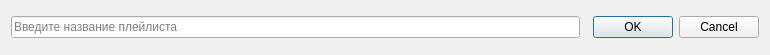
<?xml version="1.0" encoding="UTF-8"?>
<ui version="4.0">
 <class>newplaylist</class>
 <widget class="QDialog" name="newplaylist">
  <property name="geometry">
   <rect>
    <x>0</x>
    <y>0</y>
    <width>770</width>
    <height>55</height>
   </rect>
  </property>
  <property name="minimumSize">
   <size>
    <width>770</width>
    <height>55</height>
   </size>
  </property>
  <property name="maximumSize">
   <size>
    <width>770</width>
    <height>55</height>
   </size>
  </property>
  <property name="palette">
   <palette>
    <active>
     <colorrole role="WindowText">
      <brush brushstyle="SolidPattern">
       <color alpha="255">
        <red>255</red>
        <green>255</green>
        <blue>255</blue>
       </color>
      </brush>
     </colorrole>
     <colorrole role="Button">
      <brush brushstyle="SolidPattern">
       <color alpha="255">
        <red>56</red>
        <green>56</green>
        <blue>56</blue>
       </color>
      </brush>
     </colorrole>
     <colorrole role="Light">
      <brush brushstyle="SolidPattern">
       <color alpha="255">
        <red>84</red>
        <green>84</green>
        <blue>84</blue>
       </color>
      </brush>
     </colorrole>
     <colorrole role="Midlight">
      <brush brushstyle="SolidPattern">
       <color alpha="255">
        <red>70</red>
        <green>70</green>
        <blue>70</blue>
       </color>
      </brush>
     </colorrole>
     <colorrole role="Dark">
      <brush brushstyle="SolidPattern">
       <color alpha="255">
        <red>28</red>
        <green>28</green>
        <blue>28</blue>
       </color>
      </brush>
     </colorrole>
     <colorrole role="Mid">
      <brush brushstyle="SolidPattern">
       <color alpha="255">
        <red>37</red>
        <green>37</green>
        <blue>37</blue>
       </color>
      </brush>
     </colorrole>
     <colorrole role="Text">
      <brush brushstyle="SolidPattern">
       <color alpha="255">
        <red>255</red>
        <green>255</green>
        <blue>255</blue>
       </color>
      </brush>
     </colorrole>
     <colorrole role="BrightText">
      <brush brushstyle="SolidPattern">
       <color alpha="255">
        <red>255</red>
        <green>255</green>
        <blue>255</blue>
       </color>
      </brush>
     </colorrole>
     <colorrole role="ButtonText">
      <brush brushstyle="SolidPattern">
       <color alpha="255">
        <red>255</red>
        <green>255</green>
        <blue>255</blue>
       </color>
      </brush>
     </colorrole>
     <colorrole role="Base">
      <brush brushstyle="SolidPattern">
       <color alpha="255">
        <red>0</red>
        <green>0</green>
        <blue>0</blue>
       </color>
      </brush>
     </colorrole>
     <colorrole role="Window">
      <brush brushstyle="SolidPattern">
       <color alpha="255">
        <red>56</red>
        <green>56</green>
        <blue>56</blue>
       </color>
      </brush>
     </colorrole>
     <colorrole role="Shadow">
      <brush brushstyle="SolidPattern">
       <color alpha="255">
        <red>0</red>
        <green>0</green>
        <blue>0</blue>
       </color>
      </brush>
     </colorrole>
     <colorrole role="AlternateBase">
      <brush brushstyle="SolidPattern">
       <color alpha="255">
        <red>28</red>
        <green>28</green>
        <blue>28</blue>
       </color>
      </brush>
     </colorrole>
     <colorrole role="ToolTipBase">
      <brush brushstyle="SolidPattern">
       <color alpha="255">
        <red>255</red>
        <green>255</green>
        <blue>220</blue>
       </color>
      </brush>
     </colorrole>
     <colorrole role="ToolTipText">
      <brush brushstyle="SolidPattern">
       <color alpha="255">
        <red>0</red>
        <green>0</green>
        <blue>0</blue>
       </color>
      </brush>
     </colorrole>
     <colorrole role="PlaceholderText">
      <brush brushstyle="SolidPattern">
       <color alpha="127">
        <red>255</red>
        <green>255</green>
        <blue>255</blue>
       </color>
      </brush>
     </colorrole>
    </active>
    <inactive>
     <colorrole role="WindowText">
      <brush brushstyle="SolidPattern">
       <color alpha="255">
        <red>0</red>
        <green>0</green>
        <blue>0</blue>
       </color>
      </brush>
     </colorrole>
     <colorrole role="Button">
      <brush brushstyle="SolidPattern">
       <color alpha="255">
        <red>240</red>
        <green>240</green>
        <blue>240</blue>
       </color>
      </brush>
     </colorrole>
     <colorrole role="Light">
      <brush brushstyle="SolidPattern">
       <color alpha="255">
        <red>255</red>
        <green>255</green>
        <blue>255</blue>
       </color>
      </brush>
     </colorrole>
     <colorrole role="Midlight">
      <brush brushstyle="SolidPattern">
       <color alpha="255">
        <red>227</red>
        <green>227</green>
        <blue>227</blue>
       </color>
      </brush>
     </colorrole>
     <colorrole role="Dark">
      <brush brushstyle="SolidPattern">
       <color alpha="255">
        <red>160</red>
        <green>160</green>
        <blue>160</blue>
       </color>
      </brush>
     </colorrole>
     <colorrole role="Mid">
      <brush brushstyle="SolidPattern">
       <color alpha="255">
        <red>160</red>
        <green>160</green>
        <blue>160</blue>
       </color>
      </brush>
     </colorrole>
     <colorrole role="Text">
      <brush brushstyle="SolidPattern">
       <color alpha="255">
        <red>0</red>
        <green>0</green>
        <blue>0</blue>
       </color>
      </brush>
     </colorrole>
     <colorrole role="BrightText">
      <brush brushstyle="SolidPattern">
       <color alpha="255">
        <red>255</red>
        <green>255</green>
        <blue>255</blue>
       </color>
      </brush>
     </colorrole>
     <colorrole role="ButtonText">
      <brush brushstyle="SolidPattern">
       <color alpha="255">
        <red>0</red>
        <green>0</green>
        <blue>0</blue>
       </color>
      </brush>
     </colorrole>
     <colorrole role="Base">
      <brush brushstyle="SolidPattern">
       <color alpha="255">
        <red>255</red>
        <green>255</green>
        <blue>255</blue>
       </color>
      </brush>
     </colorrole>
     <colorrole role="Window">
      <brush brushstyle="SolidPattern">
       <color alpha="255">
        <red>240</red>
        <green>240</green>
        <blue>240</blue>
       </color>
      </brush>
     </colorrole>
     <colorrole role="Shadow">
      <brush brushstyle="SolidPattern">
       <color alpha="255">
        <red>105</red>
        <green>105</green>
        <blue>105</blue>
       </color>
      </brush>
     </colorrole>
     <colorrole role="AlternateBase">
      <brush brushstyle="SolidPattern">
       <color alpha="255">
        <red>245</red>
        <green>245</green>
        <blue>245</blue>
       </color>
      </brush>
     </colorrole>
     <colorrole role="ToolTipBase">
      <brush brushstyle="SolidPattern">
       <color alpha="255">
        <red>255</red>
        <green>255</green>
        <blue>220</blue>
       </color>
      </brush>
     </colorrole>
     <colorrole role="ToolTipText">
      <brush brushstyle="SolidPattern">
       <color alpha="255">
        <red>0</red>
        <green>0</green>
        <blue>0</blue>
       </color>
      </brush>
     </colorrole>
     <colorrole role="PlaceholderText">
      <brush brushstyle="SolidPattern">
       <color alpha="128">
        <red>0</red>
        <green>0</green>
        <blue>0</blue>
       </color>
      </brush>
     </colorrole>
    </inactive>
    <disabled>
     <colorrole role="WindowText">
      <brush brushstyle="SolidPattern">
       <color alpha="255">
        <red>28</red>
        <green>28</green>
        <blue>28</blue>
       </color>
      </brush>
     </colorrole>
     <colorrole role="Button">
      <brush brushstyle="SolidPattern">
       <color alpha="255">
        <red>56</red>
        <green>56</green>
        <blue>56</blue>
       </color>
      </brush>
     </colorrole>
     <colorrole role="Light">
      <brush brushstyle="SolidPattern">
       <color alpha="255">
        <red>84</red>
        <green>84</green>
        <blue>84</blue>
       </color>
      </brush>
     </colorrole>
     <colorrole role="Midlight">
      <brush brushstyle="SolidPattern">
       <color alpha="255">
        <red>70</red>
        <green>70</green>
        <blue>70</blue>
       </color>
      </brush>
     </colorrole>
     <colorrole role="Dark">
      <brush brushstyle="SolidPattern">
       <color alpha="255">
        <red>28</red>
        <green>28</green>
        <blue>28</blue>
       </color>
      </brush>
     </colorrole>
     <colorrole role="Mid">
      <brush brushstyle="SolidPattern">
       <color alpha="255">
        <red>37</red>
        <green>37</green>
        <blue>37</blue>
       </color>
      </brush>
     </colorrole>
     <colorrole role="Text">
      <brush brushstyle="SolidPattern">
       <color alpha="255">
        <red>28</red>
        <green>28</green>
        <blue>28</blue>
       </color>
      </brush>
     </colorrole>
     <colorrole role="BrightText">
      <brush brushstyle="SolidPattern">
       <color alpha="255">
        <red>255</red>
        <green>255</green>
        <blue>255</blue>
       </color>
      </brush>
     </colorrole>
     <colorrole role="ButtonText">
      <brush brushstyle="SolidPattern">
       <color alpha="255">
        <red>28</red>
        <green>28</green>
        <blue>28</blue>
       </color>
      </brush>
     </colorrole>
     <colorrole role="Base">
      <brush brushstyle="SolidPattern">
       <color alpha="255">
        <red>56</red>
        <green>56</green>
        <blue>56</blue>
       </color>
      </brush>
     </colorrole>
     <colorrole role="Window">
      <brush brushstyle="SolidPattern">
       <color alpha="255">
        <red>56</red>
        <green>56</green>
        <blue>56</blue>
       </color>
      </brush>
     </colorrole>
     <colorrole role="Shadow">
      <brush brushstyle="SolidPattern">
       <color alpha="255">
        <red>0</red>
        <green>0</green>
        <blue>0</blue>
       </color>
      </brush>
     </colorrole>
     <colorrole role="AlternateBase">
      <brush brushstyle="SolidPattern">
       <color alpha="255">
        <red>245</red>
        <green>245</green>
        <blue>245</blue>
       </color>
      </brush>
     </colorrole>
     <colorrole role="ToolTipBase">
      <brush brushstyle="SolidPattern">
       <color alpha="255">
        <red>255</red>
        <green>255</green>
        <blue>220</blue>
       </color>
      </brush>
     </colorrole>
     <colorrole role="ToolTipText">
      <brush brushstyle="SolidPattern">
       <color alpha="255">
        <red>0</red>
        <green>0</green>
        <blue>0</blue>
       </color>
      </brush>
     </colorrole>
     <colorrole role="PlaceholderText">
      <brush brushstyle="SolidPattern">
       <color alpha="128">
        <red>0</red>
        <green>0</green>
        <blue>0</blue>
       </color>
      </brush>
     </colorrole>
    </disabled>
   </palette>
  </property>
  <property name="windowTitle">
   <string>New playlist</string>
  </property>
  <layout class="QHBoxLayout" name="horizontalLayout">
   <item>
    <widget class="QLineEdit" name="playlistNameEdit">
     <property name="styleSheet">
      <string notr="true">ui-&gt;playlistNameEdit-&gt;stileSheet(&quot;QLineEdit{&quot;
&quot;background-color: rgb(56, 56, 56);&quot;															
&quot;}&quot;)</string>
     </property>
     <property name="inputMask">
      <string/>
     </property>
     <property name="text">
      <string/>
     </property>
     <property name="placeholderText">
      <string>Введите название плейлиста</string>
     </property>
    </widget>
   </item>
   <item>
    <widget class="QDialogButtonBox" name="buttonBox">
     <property name="maximumSize">
      <size>
       <width>173</width>
       <height>16777215</height>
      </size>
     </property>
     <property name="cursor">
      <cursorShape>PointingHandCursor</cursorShape>
     </property>
     <property name="styleSheet">
      <string notr="true">ui-&gt;ButtonBox-&gt;stileSheet(&quot;QButton{&quot;\n
&quot;background-color: rgb(56, 56, 56);&quot;								\n&quot;}&quot;)</string>
     </property>
     <property name="orientation">
      <enum>Qt::Horizontal</enum>
     </property>
     <property name="standardButtons">
      <set>QDialogButtonBox::Cancel|QDialogButtonBox::Ok</set>
     </property>
    </widget>
   </item>
  </layout>
 </widget>
 <resources/>
 <connections>
  <connection>
   <sender>buttonBox</sender>
   <signal>accepted()</signal>
   <receiver>newplaylist</receiver>
   <slot>accept()</slot>
   <hints>
    <hint type="sourcelabel">
     <x>248</x>
     <y>254</y>
    </hint>
    <hint type="destinationlabel">
     <x>157</x>
     <y>274</y>
    </hint>
   </hints>
  </connection>
  <connection>
   <sender>buttonBox</sender>
   <signal>rejected()</signal>
   <receiver>newplaylist</receiver>
   <slot>reject()</slot>
   <hints>
    <hint type="sourcelabel">
     <x>316</x>
     <y>260</y>
    </hint>
    <hint type="destinationlabel">
     <x>286</x>
     <y>274</y>
    </hint>
   </hints>
  </connection>
 </connections>
</ui>
